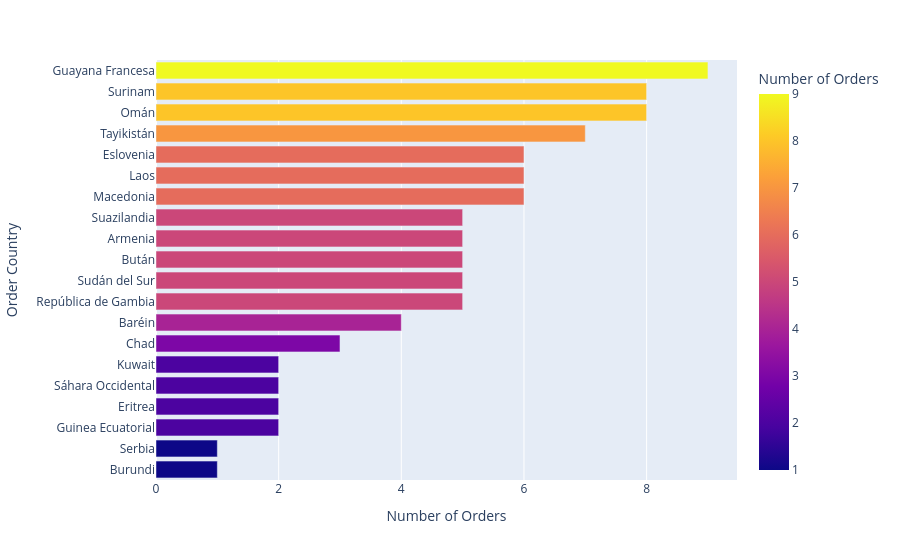

This figure's notebook cell:
### Code cell
data_countries=df1.groupby(['Order Country'])['Order Id'].count().reset_index(name='Number of Orders').sort_values(by= 'Number of Orders', ascending= True)
px.bar(data_countries.head(20), x='Number of Orders',y = 'Order Country',color ='Number of Orders')

### Figure 1 — Plotly figure (JSON) as saved in the notebook; plotly's stock layout.template omitted (floating-point values rounded to 4 significant figures)
{"data": [{"hovertemplate": "Number of Orders=%{marker.color}<br>Order Country=%{y}<extra></extra>", "legendgroup": "", "marker": {"color": [1, 1, 2, 2, 2, 2, 3, 4, 5, 5, 5, 5, 5, 6, 6, 6, 7, 8, 8, 9], "coloraxis": "coloraxis", "pattern": {"shape": ""}}, "name": "", "orientation": "h", "showlegend": false, "textposition": "auto", "x": [1, 1, 2, 2, 2, 2, 3, 4, 5, 5, 5, 5, 5, 6, 6, 6, 7, 8, 8, 9], "xaxis": "x", "y": ["Burundi", "Serbia", "Guinea Ecuatorial", "Eritrea", "Sáhara Occidental", "Kuwait", "Chad", "Baréin", "República de Gambia", "Sudán del Sur", "Bután", "Armenia", "Suazilandia", "Macedonia", "Laos", "Eslovenia", "Tayikistán", "Omán", "Surinam", "Guayana Francesa"], "yaxis": "y", "type": "bar"}], "layout": {"xaxis": {"anchor": "y", "domain": [0.0, 1.0], "title": {"text": "Number of Orders"}}, "yaxis": {"anchor": "x", "domain": [0.0, 1.0], "title": {"text": "Order Country"}}, "coloraxis": {"colorbar": {"title": {"text": "Number of Orders"}}, "colorscale": [[0.0, "#0d0887"], [0.1111, "#46039f"], [0.2222, "#7201a8"], [0.3333, "#9c179e"], [0.4444, "#bd3786"], [0.5556, "#d8576b"], [0.6667, "#ed7953"], [0.7778, "#fb9f3a"], [0.8889, "#fdca26"], [1.0, "#f0f921"]]}, "legend": {"tracegroupgap": 0}, "margin": {"t": 60}, "barmode": "relative"}}
